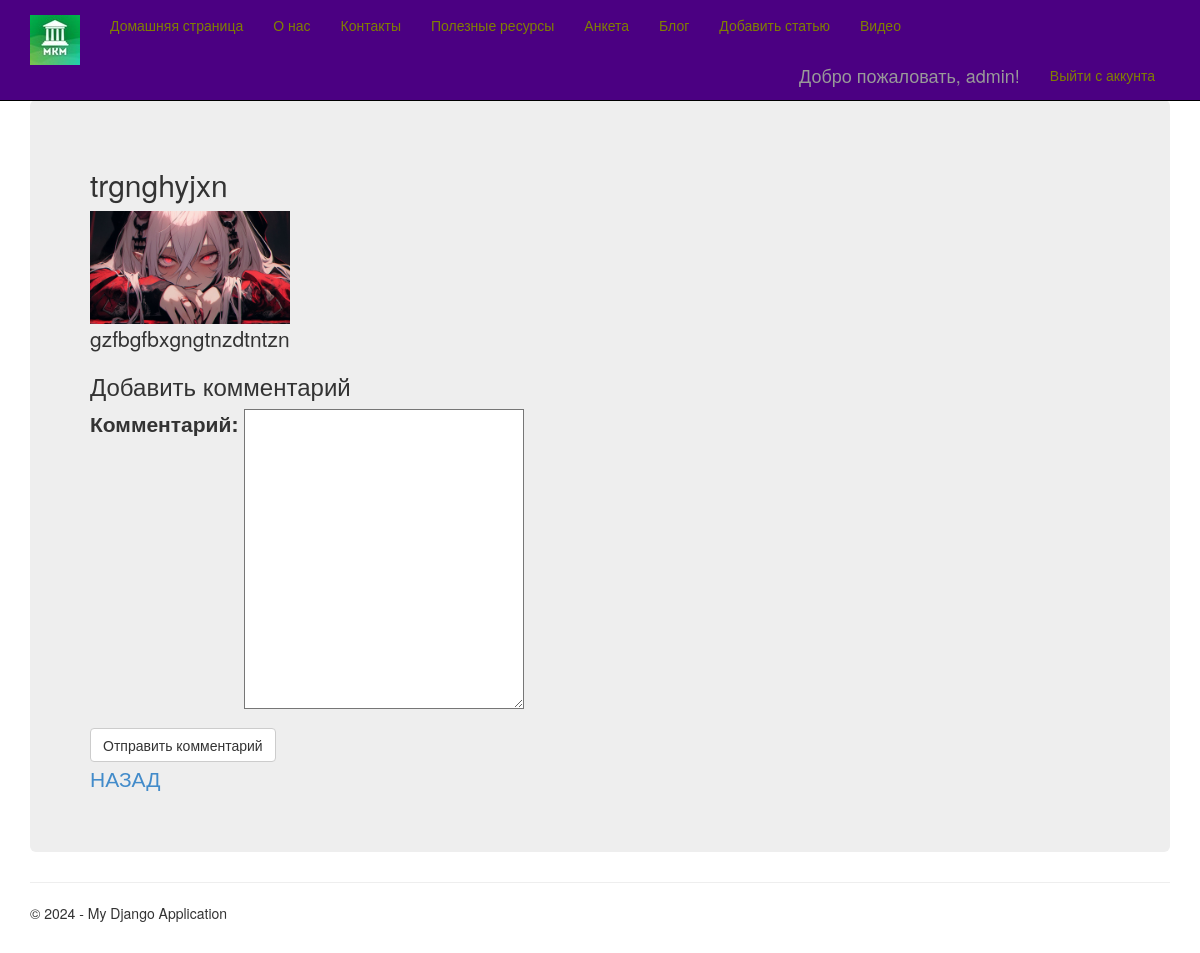
/blogpost/5/ (signed in), run on the app's committed database.
### app/models.py (models this page shows, shortened)
class Blog(models.Model):
    title = models.CharField(max_length = 100, unique_for_date = "posted", verbose_name = "Заголовок")
    author = models.ForeignKey(User, null=True, blank=True, on_delete = models.SET_NULL, verbose_name = "Автор")
    description = models.TextField(verbose_name = "Краткое содержание")
    content = models.TextField(verbose_name = "Полное содержание")
    posted = models.DateTimeField(default = datetime.now(),db_index = True,verbose_name = "Опубликована")
    image = models.FileField(default = 'temp.jpg', verbose_name = 'Путь к картинке')
    class Meta:
        db_table = "Posts"
        ordering = ["-posted"]
        verbose_name = "Статья блога"
        verbose_name_plural = "Статьи блога"

### app/views.py (the view)
# urls.py: path('blogpost/<int:parametr>/', views.blogpost, name='blogpost'),
def blogpost(request,parametr):
    assert isinstance(request,HttpRequest)
    post_1 = Blog.objects.get(id=parametr)
    comments = Comment.objects.filter(post=parametr)
    if request.method == "POST": # после отправки данных формы на сервер методом POST
        form = CommentForm(request.POST)
        if form.is_valid():
            comment_f = form.save(commit=False)
            comment_f.author = request.user # добавляем (так как этого поля нет в форме) в модель Комментария (Comment) в поле автор авторизованного пользователя
            comment_f.date = datetime.now() # добавляем в модель Комментария (Comment) текущую дату
            comment_f.post = Blog.objects.get(id=parametr) # добавляем в модель Комментария (Comment) статью, для которой данный комментарий
            comment_f.save() # сохраняем изменения после добавления полей
            return redirect('blogpost', parametr=post_1.id) # переадресация на ту же страницу статьи после отправки комментария
    else:
        form = CommentForm() # создание формы для ввода комментария
    return render(
        request,
        'app/blogpost.html',
        {
            'post_1':post_1,
            'comments': comments, # передача всех комментариев к данной статье в шаблон веб-страницы
            'form': form, # передача формы добавления комментария в шаблон веб-страницы
            'year':datetime.now().year,
            }
        )

### app/forms.py
class CommentForm (forms.ModelForm):
    class Meta:
        model = Comment # используемая модель
        fields = ('text',) # требуется заполнить только поле text
        labels = {'text': "Комментарий"} # метка к полю формы text

### app/templates/app/blogpost.html (shortened to what this page needs)
{% extends "app/layout.html" %}
{% block content %}
<div class="jumbotron">
    <h2>{{post_1.title}}</h2>
    {%if post_1.image and post_1.image.url != '/media/temp.jpg'%}
    <img src=" {{post_1.image.url}}" alt="Картинка статьи блога " width="200 " />
    {% endif %}
    <p>{{post_1.content|linebreaksbr}}</p>
    {% if user.is_authenticated %}
    <h3>Добавить комментарий</h3>
    <form method="POST">
        <div>
            {{form.as_p}}
            <button type="submit" class="save btn btn-default"> Отправить комментарий </button>
        </div>
    </form>
    {% else %}
    <h3> Для добавления своего комментария, пожалуйста, авторизуйтесь </h3>
    {% endif %}
    <p><a href="{% url 'blog' %}">НАЗАД</a></p>
</div>
{% endblock %}

### app/templates/app/loginpartial.html (shortened to what this page needs)
{% if user.is_authenticated %}
<form id="logoutForm" action="/logout/" method="post" class="navbar-right">
    <ul class="nav navbar-nav navbar-right">
        <li><span class="navbar-brand">Добро пожаловать, {{ user.username }}!</span></li>
        <li><a href="javascript:document.getElementById('logoutForm').submit()">Выйти с аккунта</a></li>
    </ul>
</form>
{% else %}
<ul class="nav navbar-nav navbar-right">
    <li><a href="{% url 'login' %}">логин</a></li>
</ul>
{% endif %}

### app/static/app/content/site.css (style rules this page uses)
body { padding-top: 100px; padding-bottom: 20px; }
input, select, textarea { max-width: 280px; }

### data on the page
Blog: title "trgnghyjxn", image (picture), content "gzfbgfbxgngtnzdtntzn"

### other printed values
{{ user.username }} "admin"
